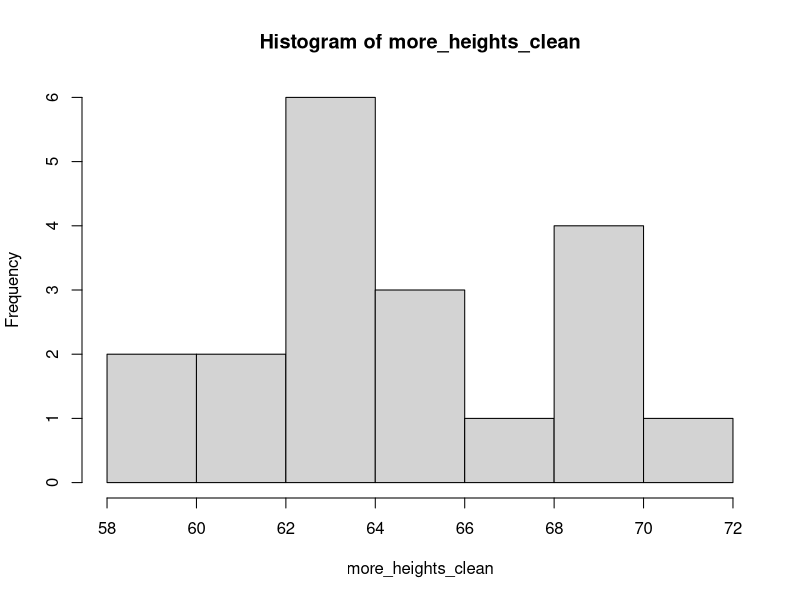

Reproduce this figure in R.
## ---- chunk 1
knitr::opts_chunk$set(echo = TRUE)
## ---- chunk 2
# basic math
4 + 5 
## ---- chunk 3
# same code as above, without spaces
4+5
## ---- chunk 4
# subtraction
2 - 3
# multiplication
2 * 3
# division
2 / 3
# exponentiation
2 ^ 3
## ---- chunk 5
# using a function: rounding numbers
round(3.14)
## ---- chunk 6
# using a function with more arguments
round(3.14, digits = 1)
## ---- chunk 7
# can switch order of arguments
round(digits = 1, x = 3.14)
## ---- chunk 8
?hist
## ---- chunk 9
# assigning value to an object
weight_kg <- 55
## ---- chunk 10
# recall object
weight_kg
## ---- chunk 11
# multiple an object (convert kg to lb)
2.2 * weight_kg
## ---- chunk 12
# assign weight conversion to object
weight_lb <- 2.2 * weight_kg
## ---- chunk 13
# reassign new value to an object
weight_kg <- 100
## ---- chunk 14
# remove object
remove(weight_lb) 
## ---- chunk 15
mass <- 47.5            # mass?
width  <- 122             # width?
mass <- mass * 2.0      # mass?
width  <- width - 20        # width?
mass_index <- mass/width  # mass_index?
## ---- chunk 16
mass <- 47.5
mass
width  <- 122
width
mass <- mass * 2.0
mass
width  <- width - 20 
width
mass_index <- mass/width
mass_index
## ---- chunk 17
# assign vector
ages <- c(50, 55, 60, 65) 
# recall vector
ages
## ---- chunk 18
# how many things are in object?
length(ages)
# what type of object?
class(ages)
# get overview of object
str(ages)
## ---- chunk 19
# performing functions with vectors
mean(ages)
range(ages)
## ---- chunk 20
# vector of body parts
organs <- c("lung", "prostate", "breast")
## ---- chunk 21
length(organs)
class(organs)
str(organs)
## ---- chunk 22
num_char <- c(1, 2, 3, "a")
num_logical <- c(1, 2, 3, TRUE)
char_logical <- c("a", "b", "c", TRUE)
tricky <- c(1, 2, 3, "4")
## ---- chunk 23
num_char
## ---- chunk 24
num_logical
## ---- chunk 25
char_logical
## ---- chunk 26
tricky
## ---- chunk 27
# add a value to end of vector
ages <- c(ages, 90) 
## ---- chunk 28
# add value at the beginning
ages <- c(30, ages)
## ---- chunk 29
# extracting second value
organs[2] 
## ---- chunk 30
# excluding second value
organs[-2] 
## ---- chunk 31
# extracting first and third values
organs[c(1, 3)] 
## ---- chunk 32
ages > 60 
## ---- chunk 33
# extracts values which meet condition
ages[ages > 60] 
## ---- chunk 34
# extracts values numerically equivalent values
ages[ages == 60]
## ---- chunk 35
# ages less than 50 OR greater than 60
ages[ages < 50 | ages > 60]
## ---- chunk 36
# ages greater than 50 AND less than 60
ages[ages > 50 & ages < 60]
## ---- chunk 37
ages[ages < 55 | (ages >= 59 & ages <= 64)]
## ---- chunk 38
"four" > "five"
## ---- chunk 39
# create a vector with missing data
heights <- c(2, 4, 4, NA, 6)
## ---- chunk 40
# calculate mean and max on vector with missing data
mean(heights)
max(heights)
## ---- chunk 41
# add argument to remove NA
mean(heights, na.rm = TRUE)
max(heights, na.rm = TRUE)
## ---- chunk 42
# identify elements which are missing data
is.na(heights)
## ---- chunk 43
# reverse the TRUE/FALSE
!is.na(heights)
## ---- chunk 44
# extract elements which are not missing values
heights[!is.na(heights)]
## ---- chunk 45
# remove incomplete cases
na.omit(heights) 
## ---- chunk 46
# create vector
more_heights <- c(63, 69, 60, 65, NA, 68, 61, 70, 61, 59, 64, 69, 63, 63, NA, 72, 65, 64, 70, 63, 65)
## ---- chunk 47
# option 1: remove NAs from heights using na.omit
more_heights_clean <- na.omit(more_heights)

# option 2: remove NAs from heights by indexing on !is.na
more_heights_clean <- more_heights[!is.na(more_heights)]

# calculate median of heights (multiple answers)
median(more_heights, na.rm = TRUE)
median(more_heights_clean)

# identify how many elements from more_heights are greater than 67 inches (multiple answers)
length(more_heights_clean[more_heights_clean > 67])
sum(more_heights_clean > 67)
sum(more_heights > 67, na.rm=TRUE)
length(which(more_heights > 67))

# visualize data as a histogram (hint: function hist)
hist(more_heights_clean)
## ---- chunk 48
# code above not run, so this hidden code creates the directory if necessary
if (!dir.exists("data")) {dir.create("data")}
## ---- chunk 49
# download data from url
#download.file("https://raw.githubusercontent.com/jsfalk/acer_tutorials/master/r_intro/data/animals.csv", "data/animals.csv")
## ---- chunk 50
# import data and assign to object
animals <- read.csv("data/animals.csv")
## ---- chunk 51
# assess size of data frame
dim(animals)
## ---- chunk 52
# preview first few rows
head(animals) 
## ---- chunk 53
# show last three rows
tail(animals, n = 3) 
## ---- chunk 54
# view column names
names(animals) 
## ---- chunk 55
# show overview of object
str(animals) 
## ---- chunk 56
# provide summary statistics for each column
summary(animals) 
## ---- chunk 57
# extract first column and assign to a variable
first_column <- animals[1]
## ---- chunk 58
# extract first column
first_column_again <- animals[ , 1]
## ---- chunk 59
# animals[1] returns a data.frame with only the first column selected
class(first_column)

# animals[ , 1] returns an integer vector with values from the first column
class(first_column_again)
## ---- chunk 60
# extract first row 
first_row <- animals[1, ]
## ---- chunk 61
# extract cell from first row of first column
single_cell <- animals[1,1]
## ---- chunk 62
# extract a range of cells, rows 1 to 3, second column
range_cells <- animals[1:3, 2]
## ---- chunk 63
# exclude first column
exclude_col <- animals[ , -1] 
## ---- chunk 64
# exclude first 100 rows
exclude_range <- animals[-c(1:100), ] 
## ---- chunk 65
# extract column by name
name_col1 <- animals["taxa"]
name_col2 <- animals[ , "taxa"]
## ---- chunk 66
# double square brackets syntax
name_col3 <- animals[["taxa"]]
## ---- chunk 67
# dollar sign syntax
name_col4 <- animals$taxa
## ---- chunk 68
# Export the data with the first hundred rows excluded
write.csv(exclude_range, "data/animals_subset.csv")
## ---- chunk 69
animals[1:6, c(3, 6)]
## ---- chunk 70
range(animals$weight, na.rm = TRUE)
mean(animals$weight, na.rm = TRUE)
## ---- chunk 71
animals_200 <- animals[200, ]
## ---- chunk 72
n_rows <- nrow(animals)
animals_last <- animals[n_rows, ]
## ---- chunk 73
animals_middle <- animals[n_rows / 2, ]
## ---- chunk 74
animals_head <- animals[-(7:n_rows), ]
## ---- chunk 75
# load library/package
library(dplyr)
## ---- chunk 76
# selecting columns with dplyr
sel_columns <- select(animals, sex, weight, taxa)
## ---- chunk 77
# select range of columns
sel_columns2 <- select(animals, sex:taxa)
## ---- chunk 78
sel_columns3 <- select(animals, -sex, -hindfoot_length)
## ---- chunk 79
# select rows conditionally: keep only rodents
filtered_rows <- filter(animals, taxa == "Rodent") 
## ---- chunk 80
sex_taxa <- select(animals, sex, taxa)
## ---- chunk 81
sex_rodent <- filter(sex_taxa, taxa=="Rodent")
## ---- chunk 82
# same task as exercises, but nested commands 
sex_Rodent <- select(filter(animals, taxa == "Rodent"), sex, taxa)
## ---- chunk 83
# same task as above, but with pipes
piped <- animals %>%
  select(sex, taxa) %>%
  filter(taxa == "Rodent")
## ---- chunk 84
# extract sex and weight from samples before 1995
piped2 <- animals %>%
  filter(year < 1995) %>%
  select(sex, weight)
## ---- chunk 85
animals %>%
  filter(weight < 5) %>%
  filter(year < 1995) %>%
  select(year, sex, weight)
## ---- chunk 86
# convert grams to kilograms
clinical_kg <- animals %>%
  mutate(weight_kg = weight / 1000)
## ---- chunk 87
# convert weight to kgs and lbs at same time, and we don't always need to assign to object
animals %>%
  mutate(weight_kg = weight / 1000,
         weight_lb = weight_kg * 2.2) %>%
  glimpse() # preview data output
## ---- chunk 88
surveys_hindfoot_cm <- animals %>%
    filter(!is.na(hindfoot_length)) %>%
    mutate(hindfoot_cm = hindfoot_length / 10) %>%
    filter(hindfoot_cm < 3) %>%
    select(species, hindfoot_cm)
## ---- chunk 89
# show categories in gender
unique(animals$sex)
## ---- chunk 90
# count number of individuals of each gender
animals %>%
  group_by(sex) %>%
  tally()
## ---- chunk 91
# summarize average days to death by gender
animals %>%
  group_by(sex) %>%
  summarize(mean_weight = mean(weight, na.rm = TRUE))
## ---- chunk 92
# remove NA
animals %>%
  filter(!is.na(sex)) %>%
  group_by(sex) %>%
  summarize(mean_weight = mean(weight, na.rm=TRUE))
## ---- chunk 93
# option 1: using two filters
measurements_complete <- animals %>%
  filter(!is.na(weight)) %>%
  filter(!is.na(hindfoot_length))

# option 2: using one filter with a boolean operator
measurements_complete <- animals %>%
  filter(!is.na(weight) & !is.na(hindfoot_length))
## ---- chunk 94
animals %>%
  count(plot_type) 
## ---- chunk 95
animals %>%
  filter(!is.na(hindfoot_length)) %>%
  group_by(species) %>%
  summarize(
    mean_hindfoot_length = mean(hindfoot_length),
    min_hindfoot_length = min(hindfoot_length),
    max_hindfoot_length = max(hindfoot_length),
    n = n()
  )
## ---- chunk 96
animals %>%
  filter(!is.na(weight)) %>%
  group_by(year) %>%
  filter(weight == max(weight)) %>%
  select(year, genus, species, weight) %>%
  arrange(year)
## ---- chunk 97
# counting number of records for each species
species_counts <- animals %>%
  count(species) %>%
  arrange(n)
## ---- chunk 98
# get names of frequently occurring species
frequent_species <- species_counts %>%
  filter(n >= 500)
## ---- chunk 99
# extract data from species to keep
animals_reduced <- animals %>%
  filter(species %in% frequent_species$species)
## ---- chunk 100
# save results to file in data/ named animals_reduced
write.csv(animals_reduced, "data/animals_reduced.csv")
## ---- chunk 101
animals %>%
  count(species) %>%
  filter(n > 200)
